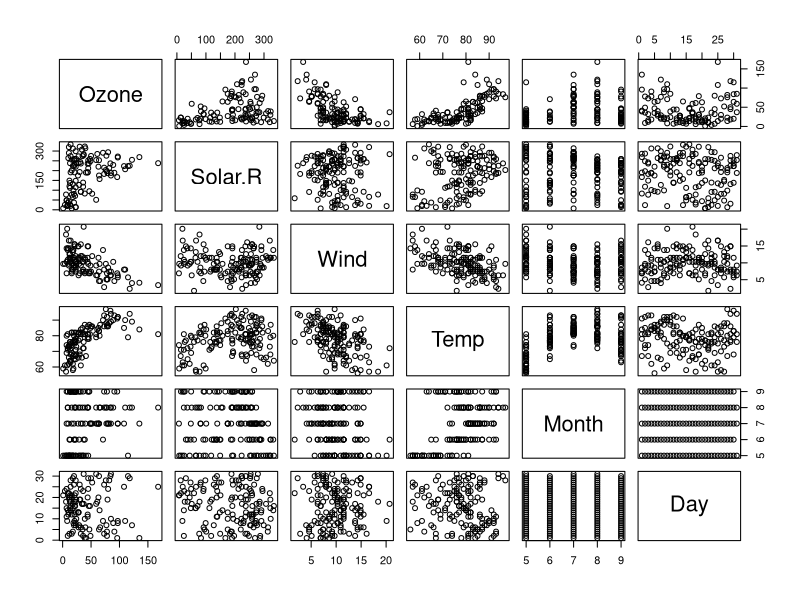
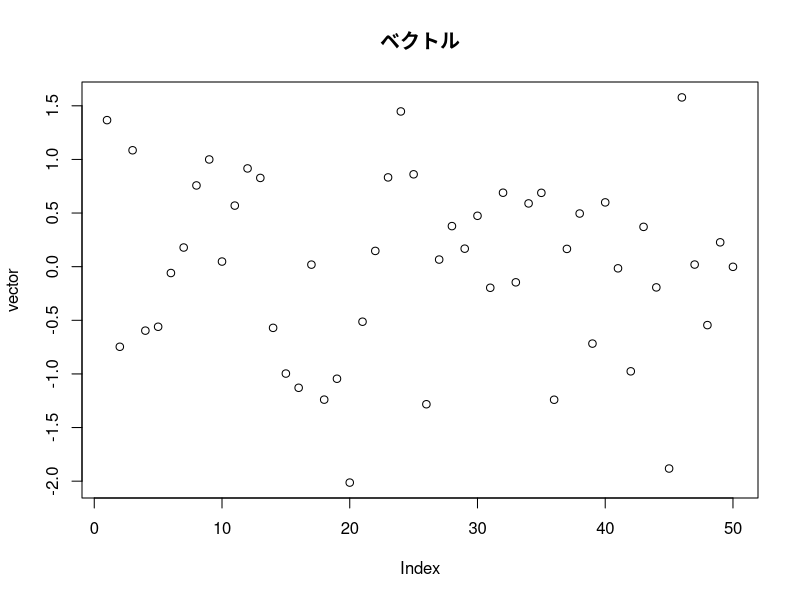
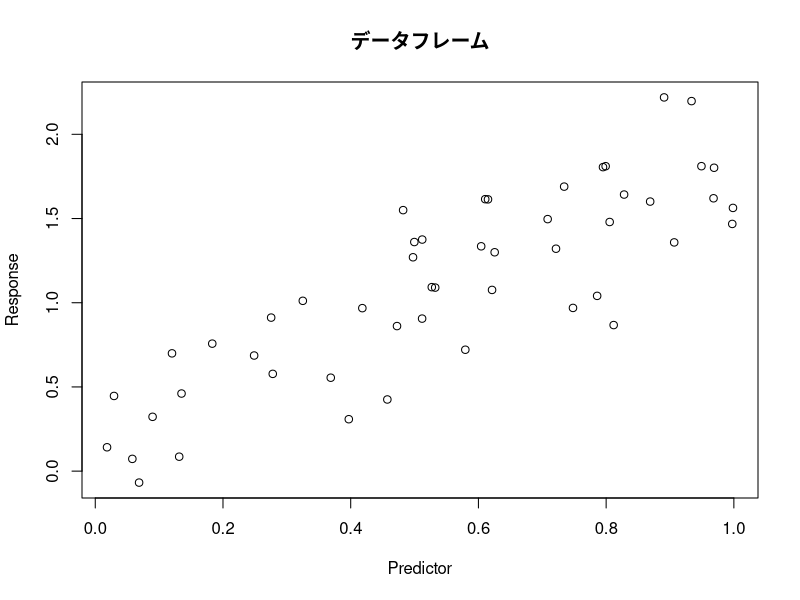
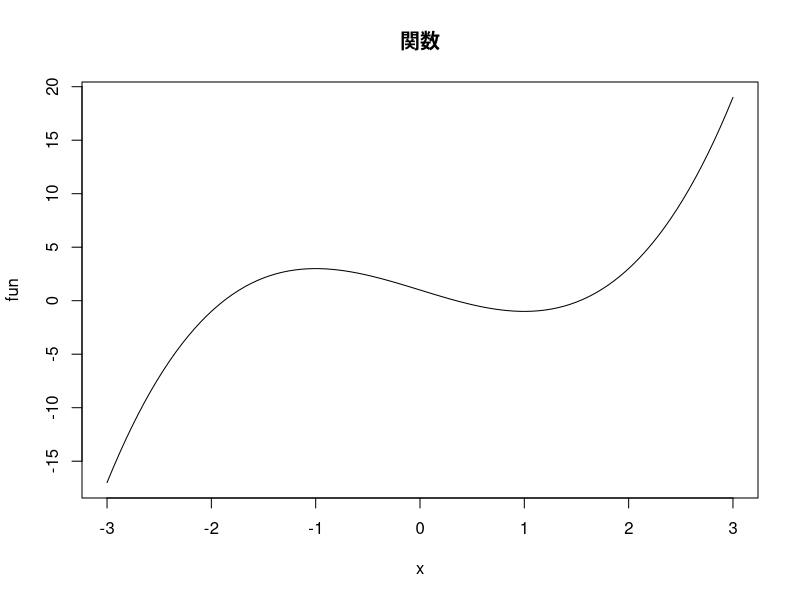
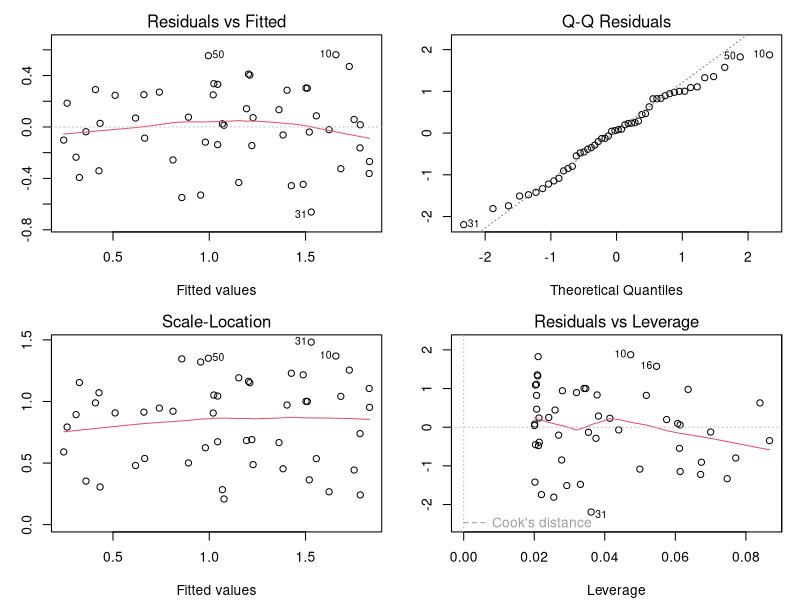
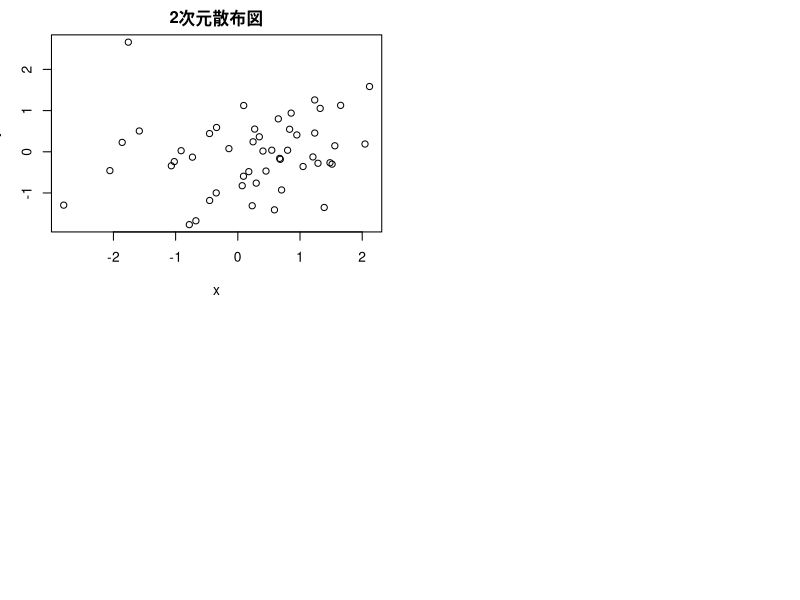
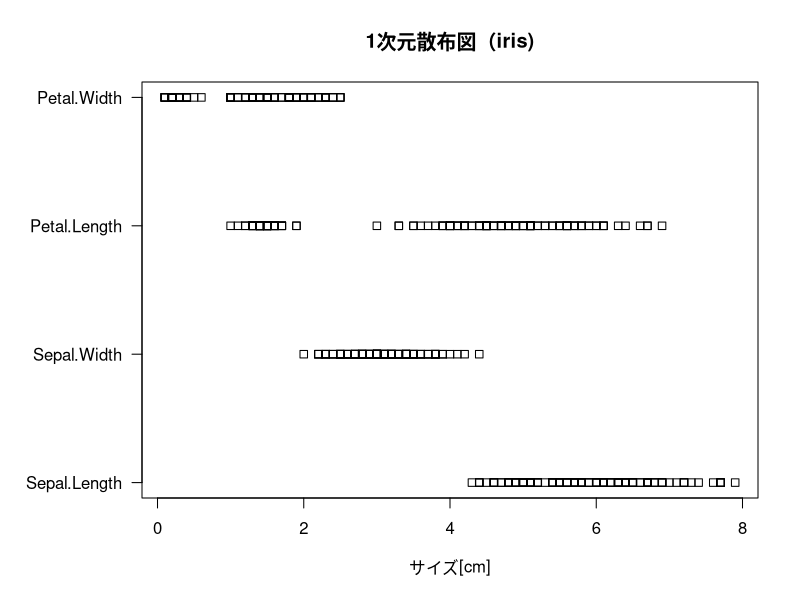
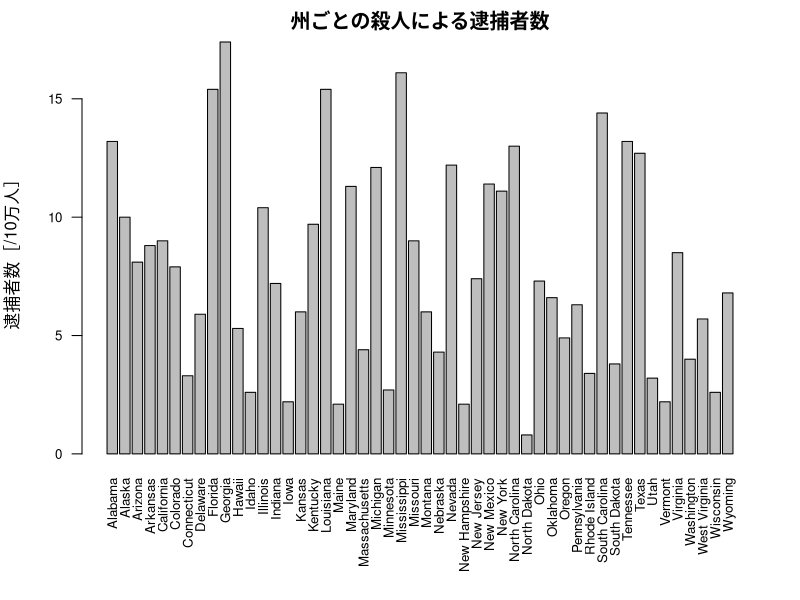

The R source for these figures, in order:
# 9章 古典的なデータ可視化

## 9-1 可視化の基本
defaultPar <- par(no.readonly = TRUE)

### 9-1-1 プロット
plot(airquality)

## 9-2 グラフィックスパラメーター
### 9-2-1 グラフィックスパラメータの設定
dev.off()

### 9-2-2 描画領域に関するグラフィックスパラメータ
### 9-2-3 色や形状に関するグラフィックスパラメータ

## plot関数

# ベクトルをプロットする
vector <- rnorm(50)
plot(vector, main = 'ベクトル')

# データフレームをプロットする
x <- runif(50)
y <- 2 * x + rnorm(x, sd = 0.3)
df <- data.frame(Predictor = x, Response = y)
plot(df, main = 'データフレーム')

# 関数をプロットする
fun <- function(x){
  x^3 -3 * x + 1
}
plot(fun, xlim = c(-3, 3), main = '関数')

# 線形モデルオブジェクトをプロットする
#グラフが4つ表示されるので 2×2 のパネルを用意しておく
par(mfrow = c(2L, 2L), mar = c(4.1, 3.1, 2.1, 1.1))
model <- lm(Response ~ Predictor, data = df)
plot(model)

## 9-4 図、グラフの作成
### 散布図

# 2次元散布図をプロットする
x <- rnorm(50)
y <- rnorm(50)
plot(x, y, main = '2次元散布図')

# 1次元散布図をプロットする
par(mfrow = c(1L, 1L), mar = c(5.1, 7.1, 4.1, 2.1), las = 1L)
stripchart(iris[, -5], main = '1次元散布図（iris)', xlab = 'サイズ[cm]')

# 9-4-2 棒グラフ
# 余白トラベルのフォントサイズを調節する
par(mar = c(7.1, 4.1, 2.1,2.1), cex.axis = 0.8, las =2L)
# 棒グラフをプロットする
barplot(
  USArrests$Murder,
  names.arg = rownames(USArrests),
  ylab = '逮捕者数［/10万人］',
  main = '州ごとの殺人による逮捕者数',
)

# 積み上げ棒グラフをプロットする
# データの形式を調整する
# barplot関数はベクトルまたは行列形式のデータでなければならない
data <- t(as.matrix(USArrests))
# 表示する項目が多いので減らす
data <- data[, 1:5]

# 余白とレベルのフォントサイズを調整する
par(mar = c(6.1, 4.1, 4.1, 2.1), las = 2L, xpd = TRUE)
# 棒を積み上げる
barplot(
  data,
  beside = FALSE, # 棒を積み上げる
  names.arg = colnames(data),    # x軸の項目ラベル
  ylab = '逮捕者数［/10万人］',  # y軸のラベル
  main = '州ごとの逮捕者数',     # グラフタイトル
  legend.text = rownames(data),  # 凡例
  args.legend = list(            # 凡例の調整
    y = max(colSums(data)),
    yjust = 0,
    bty = 'n',
    horiz = TRUE
  )
)

# 棒を横に並べる
barplot(
  data,
  beside = TRUE, # 棒を積み上げる
  names.arg = colnames(data),    # x軸の項目ラベル
  ylab = '逮捕者数［/10万人］',  # y軸のラベル
  main = '州ごとの逮捕者数',     # グラフタイトル
  legend.text = rownames(data),  # 凡例
  args.legend = list(            # 凡例の調整
    y = max(data),
    yjust = 0,
    bty = 'n',
    horiz = TRUE
  )
)

# 余白を調整する
par(mar = c(5.1, 6.1, 4.1, 2.1), las = 1L, xpd = TRUE)

# 棒グラフを横向きでプロットする
barplot(
  data,
  horiz = TRUE, # 横向きにする
  xlab = '逮捕者数[/10万人]',   # x軸のラベル
  main = '州ごとの逮捕者数',　  # グラフタイトル
  legend.text = rownames(data), # 凡例
  args.legend = list(           # 凡例の調整
    y = ncol(data) + 1,
    yjust = 0,
    bty = 'n',
    horiz = TRUE
  )
)


### 9-4-3 折れ線グラフ
x <- cumsum(rnorm(50)) # ランダムウォーク
plot(x, type = 'l', main = 'ランダムウォーク')

# Nileはtsクラスのデータ
class(Nile)
# 特に指定しなくとも折れ線グラフになる
plot(Nile, type = 'l', main = 'ナイル川流量')

### 9-4-4 ドットプロット
# ドットプロットを描画する
dotchart(VADeaths, main = 'バージニア州における世代別死亡率（1940年)')


### 9-4-5 箱ひげ図
boxplot(
  Sepal.Length ~ Species, 
  data = iris,
  xlab = '種',
  ylab = 'がく片の長さ[cm]',
  main = 'アヤメの種ごとのがく片の長さ'
)


### 9-4-6 円グラフ
# 学部ごとの人数を集計する
count <- apply(UCBAdmissions, 3L, sum)
# 円グラフをプロットする
pie(
  count,
  main = 'UC Berkeleyの学部別大学院進学希望者',
  col = gray.colors(length(count)) # グレイスケールで表示
)

# 12時から時計回りに円グラフを作成する
pie(
  count,
  clockwise = TRUE,
  main = 'UC Berkeleyの学部別大学院進学希望者',
  col = gray.colors(length(count)) # グレイスケールで表示
)


# 集計データを百分率に変換する
ratio <- count / sum(count) * 100
# 棒グラフ（帯グラフ）をプロットする
par(mar = c(5.1, 2.1, 4.1, 6.1))
barplot(
  as.matrix(ratio),
  horiz = TRUE,
  main = 'UC Berkley の学部別大学院進学希望者',
  xlab = '割合（%）',
  xpd = TRUE,
  legend.text = names(ratio),
  args.legend = list(
    x = 105,
    xjust = 0
  )
)


### 9-4-7 モザイクプロット
# モザイクプロットを描画する
mosaicplot(UCBAdmissions)


### 9-4-8 ヒストグラム
# 乱数を再現させるために乱数シードを固定
set.seed(12345)
# ヒストグラムを描画する
par(mar = c(6.1, 4.1, 4.1, 2.1), las = 2L, xpd = TRUE)
x <- rnorm(100)
hist(x, main = '正規乱数のヒストグラム')


# 相対頻度でヒストグラムを作成する
par(mar = c(6.1, 4.1, 4.1, 2.1), las = 2L, xpd = TRUE)
hist(x, freq = FALSE, main = '正規乱数のヒストグラム')

# 相対頻度でヒストグラムを作成する
par(mar = c(6.1, 4.1, 4.1, 2.1), las = 2L, xpd = TRUE)
breaks <- seq(-3, 3, by = 0.4)
hist(x, breaks = breaks, ylab = 'Frequency', main = '正規乱数のヒストグラム')

### 9-4-9 ヒートマップ
# デンドログラム付きのヒートマップを作成する
par(defaultPar)
heatmap(
  VADeaths,
  cexRow = 1, cexCol = 1,
  margins = c(7, 7),
  main = 'バージニア州死亡率'
)

# デンドログラムなしのヒートマップを作成する
par(mar = c(5.1, 6.1, 4.1, 2.1), las = 1L, xpd = TRUE)
image(volcano, col = terrain.colors(10), main = 'マウント・イーデンの標高')

### 9-4-10 等高線プロット
# Contur関数による等高線プロット
contour(volcano, main = 'マウント・イーデンの標高')

# Filled.contour関数による等高線プロット
par(defaultPar)
filled.contour(
    volcano, 
    color.palette = terrain.colors, 
    main = 'マウント・イーデンの標高'
)

### 9-4-11 ３次元プロット

# ３次元プロットを行う
x <- seq(-3, 3, length.out = 100)
y <- x
z <- outer(x, y, 
           function(x, y){cos(-(x^2 + y^2 - x * y)) * exp(-(x^2 + y^2) /2)}
           )
par(mar = rep(2, 4), mfcol = c(3,3))
# 見る角度を変えながらプロットする
for (theta in c(-90, -45, 0)){
    for (phi in c(45, 0, -45)){
        persp(x, y, z, theta = theta, phi = phi)
    }
}


## 9-5 高水準描画関数と低水準描画関数
### 9-5-1 低水準描画関数
### 9-5-2 新規描画領域の作成
# 新規描画領域を作成する
plot.new()

### 9-5-3 描画領域の範囲指定
# x軸の範囲を 0 から 5、y軸の範囲を 0 から 1 に指定する
par(defaultPar)
plot.new()
plot.window(c(0, 5), c(0, 1))
axis(1L)
axis(2L)
title('範囲指定')

# x軸を対数スケールで描画領域の範囲指定をする
plot.new()
plot.window(c(0.01, 100), c(0, 1), log = 'x')
axis(1L)
axis(2L)
title('対数軸')

# アスペクト比 1 で描画料異kの範囲指定をする
plot.new()
plot.window(c(0, 5), c(0, 1), asp = 1)
axis(1L)
axis(2L)
title('アスペクト比指定')

### 9-5-4 描画領域枠の作成
# 2x2 の描画領域を用意する
par(mfrow = c(2, 2), mar = rep(1, 4), oma = rep(1, 4))
plot.new()

# 枠を描画する
box(which = 'plot', lty = 'solid', lwd = 1)
box(which = 'figure', lty = 'dotted', lwd = 1)
box(which = 'inner', lty = 'dashed', lwd = 2)
box(which = 'outer', lty = 'longdash', lwd = 2)

### 9-5-5 軸
# 2x1 の描画領域を用意する
plot.new()
par(
    mfrow = c(2, 1), 
    mar = c(0.6, 4.1, 0.6, 2.1), 
    oma = c(4.1, 0, 0, 0)
)

# 上パネルのプロット
plot(sin, xlim = c(0, 2 * pi), axes = FALSE, xlab = '', ylab = '')
# y軸を描く
axis(2, at = c(-1, 0, 1), las = 1)

# 下パネルのプロット
plot(cos, xlim = c(0, 2 * pi), axes = FALSE, xlab = '', ylab = '')
# y軸を描く
axis(2, at = c(-1, 0, 1), las = 1)

# 2プロットに共通のx軸を描画する
axis(
    1,
    at = seq(0, 2, by = 0.5) * pi,
    labels = c(
        0,
        expression(paste(frac(1, 2), pi)),
        expression(pi),
        expression(paste(frac(3, 2), pi)),
        expression(pastAe(2, pi))
    ),
    outer = TRUE,
    padj = 0.5
)

### 9-5-6 タイトル
# タイトルをtitle関数を用いて表示する
par(mfrow = c(1, 1), mar = c(5.1, 4.1, 3.1, 1.1), cex = 0.7)
plot(rnorm(50), xlab = '', ylab = '')
title('メインタイトル', 'サブタイトル', 'x軸ラベル', 'y軸ラベル')

### 9-5-7 点

# 描画領域を作成する
par(mar = rep(0.1, 4))
plot.new()
box()

# 出力データを作成する
x <- runif(50)
y <- runif(50)

# 点を描画する
points(x, y)
rug(x, side = 3)
rug(y, side = 4)

### 9-5-8 線
# 描画領域を作成する
par(mar = c(2.1, 2.1, 0.1, 0.1))
plot.new()
axis(1)
axis(2)

# lines関数で線を描画する
lines(c(0, 0.5, 0.5, 1), c(1, 0.5, 0, 1))

# 描画領域を作成する
par(mar = c(2.1, 2.1, 0.1, 0.1))
plot.new()
axis(1)
axis(2)

# segments関数で線を描画する
segments(0.1,0.1, 0.9, 0.7)


# 描画領域を作成する
par(mar = c(2.1, 2.1, 0.1, 0.1))
plot.new()
axis(1)
axis(2)
# arrows関数で夜市類sを描画する
arrows(0.1, 0,1, 0.9, 0.7)
arrows(0.5, 0.1, 0.4, 0.9, code = 3, angle = 60)

# 散布図を作成する
x <- runif(30, 0, 10)
y <- 2 * x - 1 + rnorm(x)
plot(x, y, main = '線形回帰')

# 回帰曲線を重ね合わせる
model <- lm(y ~ x)
abline(model, lwd = 2)


# 描画領域を作成する
par(mar = c(3.1, 3.1, 1.1, 1.1))
plot.new()
plot.window(c(0, 10), c(1e-2, 1e+2), log = 'y', yaxp = c(1e-2, 1e+2, 3))
axis(1)
axis(2)

# グリッドを描画する
grid(6, 4, col = 'black', lwd = 2)


### 9-5-9 多角形（矩形）
# 描画領域を作成する
par(mar = rep(0.1, 4))
plot.new()

# 矩形を描画する
rect(0, 0, 0.8, 0.2)
rect(0.2, 0.4, 1, 1, density = 10)


# 描画領域を作成する
par(mfrow = c(1, 2), mar = c(0.1, 0.1, 4.1, 0.1))

# polygon関数で多角形を描画する
plot.new()
title('polygon')
x <- c(0.0, 0.2, 0.8, 1.0, NA, 0.0, 0.2, 0.8, 1.0)
y <- c(0.5, 0.0, 0.5, 0.0, NA, 1.0, 0.5, 1.0, 0.5)
polygon(x, y, col = c('black', 'gray'), border = c('black', NA))

# polypath関数で多角形を描画する
plot.new()
title('polypath')
x <- c(
    0.0, 0.0, 1.0, 1.0, NA,
    0.2, 0.2, 0.8, 0.8, NA,
    0.0, 0.0, 1.0, 1.0, NA,
    0.2, 0.2, 0.8, 0.8
)
y <- c(
    0.0, 0.4, 0.4, 0.0, NA,
    0.1, 0.3, 0.3, 0.1, NA,
    0.6, 1.0, 1.0, 0.6, NA,
    0.9, 0.7, 0.7, 0.9
)
polypath(x, y, col = 'gray')


### 9-5-10 円
# 描画領域を作成する
par(mar = c(2.1, 2.1, 0.1, 0.1), mfrow = c(1, 1))
plot.new()
plot.window(c(0, 10), c(0, 10), asp = 1)
axis(1)
axis(2)

# 円を描画する
r <- 3
theta <- seq(0, 2 * pi, by = 0.01)
x <- r * cos(theta) + 2
y <- r * sin(theta) + 2
polygon(x, y)

# 楕円を描画する 
x0 <- 4 * cos(theta)
y0 <- 2 * sin(theta)
phi <- 30 * pi / 180
x <- x0 * cos(phi) - y0 * sin(phi) + 5
y <- x0 * sin(phi) + y0 * cos(phi) + 3
polygon(x, y)

# 円弧を描画する
theta <- seq(0, 0.5 * pi, by = 0.01)
x <- 9 * cos(theta)
y <- 9 * sin(theta)
lines(x, y, lty = 'dashed')

# plotrixパッケージをインストールする
install.packages('plotrix', quiet = TRUE)

# plotrixパッケージをロードする
library('plotrix')

# 描画領域を作成する
par(mar = c(2.1, 2.1, 0.1, 0.1))
plot.new()
plot.window(c(0, 10), c(0, 10), asp = 1)
axis(1)
axis(2)

# 円を描画する
draw.circle(2, 2, radius = 3)
# 楕円を描画する
draw.ellipse(5, 3, a = 4, b = 2, angle = 30)
# 円弧を描画する
draw.arc(0, 0, radius = 9, deg1 = 0, deg2 = 90, lty = 'dashed')


### 9-5-11 文字列
# 描画領域を作成する
par(mar = rep(4.1, 4))
plot.new()
box()

# text関数で文字列を描画する
text(0.5, 0.5, '中')
text(0.5, 0.5, c('下', '左', '上', '右'), pos = 1:4)
text(0.5, 
     0.5, 
     paste0('かなり', c('下', '左', '上', '右')), 
     pos = 1:4, 
     offset = 5
)

# mtext関数で文字列を描画する
mtext(paste0('外側', c('下', '左', '上', '右')), side = 1:4)
mtext(paste0('外側かなり', c('下', '左', '上', '右')), side = 1:4, line = 3)


### 9-5-12 凡例
# 描画領域を作成する
par(mar = c(4.1, 4.1, 0.1, 0.1))
plot.new()
box()
axis(1)
axis(2)

# 凡例を描画する
legend('topleft', '左上')
legend('topright', '右上', inset = 0.1)
legend(
    0.2, 
    0.6, 
    c('点', '線', '両方'), 
    pch = c(1, NA, 2), 
    lty = c(NA, 1, 2), 
    x.intersp = 4
)
legend(
    0.8, 
    0.2, 
    c('点', '線', '両方'), 
    pch = c(1, NA, 2), 
    lty = c(NA, 1, 2), 
    xjust = 0.5,
    yjust = 0.5
)


## 9-6 ラスタ画像
# 描画領域を作成する
par(mar = rep(0.1, 4))
plot.new()

# ラスタ画像を描画する
colors <- matrix(c('#FF0000', '#0000FF', '#00FF00', '#FFFF00'), 2, 2)
image <- as.raster(colors)
rasterImage(image, 0, 0, 0.2, 0.2, interpolate = FALSE)
rasterImage(image, 0.2, 0.2, 1, 1, angle = -20, interpolate = TRUE)

## 9-7 グラフィックスデバイス
# 現在のグラフィックスデバイスを取得する
dev.cur()

# 新しいグラフィックスデバイスを開く
png('new-1.png')
dev.cur()

# さらに新しいグラフィックスデバイスを開く
png('new-2.png')
dev.cur()

# さらに新しいグラフィックスデバイスを開く
png('new-3.png')
dev.cur()

# グラフィックスデバイスの一覧を表示する
dev.list()

# 2番目のグラフィックスデバイスを現在のグラフィックスデバイスに設定する
dev.set(2)

# 前のグラフィックスデバイスを取得する
dev.prev()

# 次のグラフィックスデバイスを取得する
dev.next()

# グラフィックスデバイスをすべて閉じる
graphics.off()


# 停止レベルを１上げる
dev.hold()

# 重い描画処理を行う
plot.new()
for (i in 1:100) points(runif(1), runif(1))

# 停止レベルを１下げる（描画処理を行う）
dev.flush()

# コピー対照の描画処理を行う
plot(1:10, pch = 1:10)

# 描画結果を画像ファイルにコピーする
dev.print(device = png, filename = 'copy.png', width = 600, height = 600)


